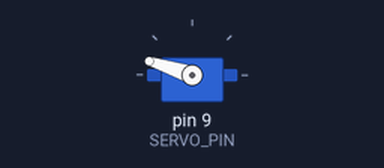
A sketch run on a simulated Arduino Uno, built with avr-gcc and run on an emulated ATmega328P. Parts: servo.

Above: at 0.1 s.
At 14.1 s:
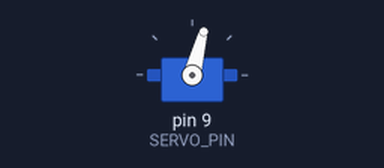
Timing chart, 0 to 19.5 s (numbered marks = the images above):
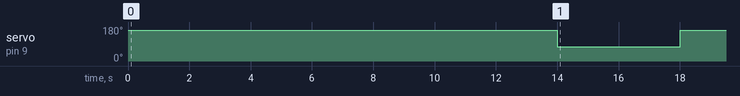

The sketch:

ServoLock.ino
```cpp
#include <Servo.h>


// SERVO SETTINGS
/*
 *  UNLOCKED_POS: position where rover can exit. this should be perpendicular to LOCKED_POS.
 *  i.e. UNLOCKED_POS = 0, LOCKED_POS = 90
 *  as of now, locked pos is perpendicular to screws on the servo
 */

#define UNLOCKED_POS 75// Position of servo where rover can exit.
#define LOCKED_POS 162 // Position of servo where rover is locked.
#define SERVO_PIN 9 // PWM pin on micro

// COMMUNICATION WITH ROVER MICROCONTROLLER
#define TX_PIN_TO_ROVER 14

#define DEV_MODE true

#define TIME_TO_WAIT 12000 //12 secs, ms // flight is 90 secs CHANGE_FOR_FLIGHT
#define TIME_UNLOCKED 8000 // 8 secs

Servo servo;  // create servo object to control our locking servo

// HELPER FUNCTIONS
void unlockRover() {
  servo.write(UNLOCKED_POS);                  // sets the servo position according to the scaled value
  delay(2000);                           // waits for the servo to get there
}

void lockRover() {
  servo.write(LOCKED_POS);                  // sets the servo position according to the scaled value
  delay(2000);                           // waits for the servo to get there
}

void signalRoverArduino() {
  digitalWrite(TX_PIN_TO_ROVER, HIGH);;
}

void stopSignalRoverArduino() {
  digitalWrite(TX_PIN_TO_ROVER, LOW);
}

void finish() {
  lockRover();
}

void setup() {

  // Init pins
  pinMode(TX_PIN_TO_ROVER, OUTPUT);
  digitalWrite(TX_PIN_TO_ROVER, LOW);

  // Init Servo: FIRST MAKE SURE THE ROVER IS LOCKED
  servo.attach(SERVO_PIN);  // attaches the servo on pin SERVO_PIN to the servo object
  lockRover(); // make sure it's locked to begin with

  delay(TIME_TO_WAIT);

  unlockRover();

  //delay(TIME_UNLOCKED); // Wait after unlocking rover

  //lockRover();

  // Power on rover Arduino
  signalRoverArduino();

  delay(2000);

  //wrap up
  lockRover();
  digitalWrite(TX_PIN_TO_ROVER, LOW);


}


void loop() {
  //Serial.println(zeroMotionDetected(mpu));

}
```
